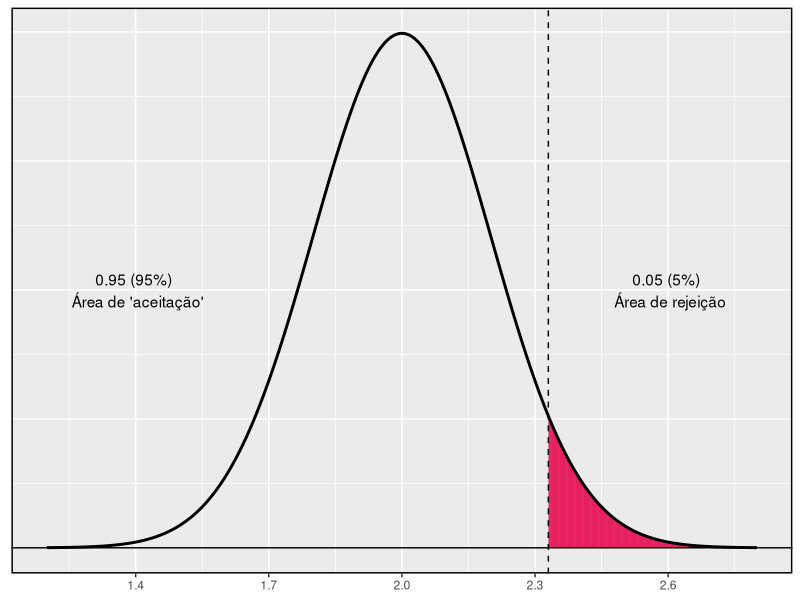
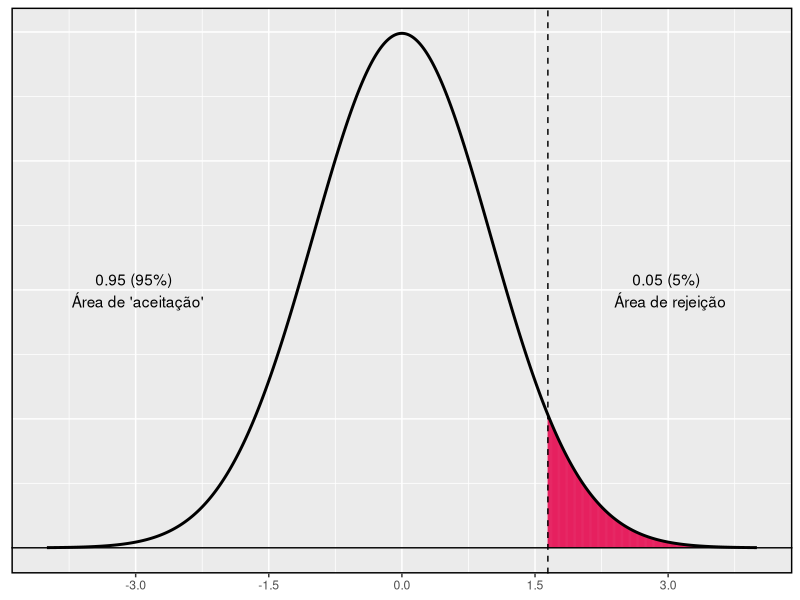

Reproduce these figures in R, in order.
## ---- chunk 1
knitr::opts_chunk$set(echo = TRUE)
## ---- chunk 2
library(ggplot2)
set.seed(1)
m <- 2
s <- 1

# test and sample
n <- 25
x <- rnorm(n, m+1, s)
sxbarra <- s / sqrt(n)
zcalc <- (mean(x) - m) / sxbarra

alpha <- 0.05
ztab <- qnorm(p = 1-alpha)
xtab <- round(qnorm(p = 1-alpha, mean = m, sd = sxbarra), digits = 2)

Z <- seq(-4, 4, 0.01)
YZ <- dnorm(Z)
X <- m + sxbarra * Z
YX <- dnorm(X, m, sxbarra)

gg   <- data.frame(Z,X,YZ,YX)
ggplot(data = gg, mapping = aes(x = X, y = YX)) +
  geom_linerange(data = gg[gg$X > xtab,],
                 aes(X, ymin = 0, ymax = YX), colour="#E6205F") +
  # geom_linerange(data = gg[gg$X > mean(x),],
  #                aes(X, ymin = 0, ymax = Y), colour="yellow") +
  geom_path(size = 1) +
  labs(x = NULL, y = NULL) +
  theme(axis.text.y = element_blank(), axis.ticks.y = element_blank(),
        axis.line.y = element_blank()) +
  geom_vline(xintercept = xtab, linetype = "dashed") +
  # geom_vline(xintercept = mean(x), linetype = "solid", colour = "red") +
  geom_hline(yintercept = 0) +
  annotate("text", x = m - 3*sxbarra,
           y = max(YX)/2,    #Y[which(grepl(m - s, X))],
           label = paste(1-alpha, " (", (1-alpha)*100, "%) \n Área de 'aceitação'", sep="")) +
    # annotate("text", x = m , y = max(YX)/2, label = text(paste( 
    #   expression(bar(x) [crítico]), "=", xtab)) +
    annotate("text", x = m + 3*sxbarra,
           y = max(YX)/2,    #Y[which(grepl(m - s, X))],
           label = paste(alpha, " (", alpha*100, "%) \n Área de rejeição", sep="")) +
  scale_x_continuous(breaks = seq(m - 3*sxbarra, m + 3*sxbarra, sxbarra*1.5)) +
  theme(panel.border = element_rect(colour = "black", fill=NA, size=1))

# figure 2
ggplot(data = gg, mapping = aes(x = Z, y = YZ)) +
  geom_linerange(data = gg[gg$Z > ztab,],
                 aes(Z, ymin = 0, ymax = YZ), colour="#E6205F") +
  geom_path(size = 1) +
  labs(x = NULL, y = NULL) +
  theme(axis.text.y = element_blank(), axis.ticks.y = element_blank(),
        axis.line.y = element_blank()) +
  geom_vline(xintercept = ztab, linetype = "dashed") +
  geom_hline(yintercept = 0) +
  annotate("text", x = -3, y = max(YZ)/2,    #Y[which(grepl(m - s, X))],
           label = paste(1-alpha, " (", (1-alpha)*100, "%) \n Área de 'aceitação'", sep="")) +
    annotate("text", x = 3, y = max(YZ)/2,    #Y[which(grepl(m - s, X))],
           label = paste(alpha, " (", alpha*100, "%) \n Área de rejeição", sep="")) +
  scale_x_continuous(breaks = seq(-3, 3, 1.5)) +
  theme(panel.border = element_rect(colour = "black", fill=NA, size=1))
